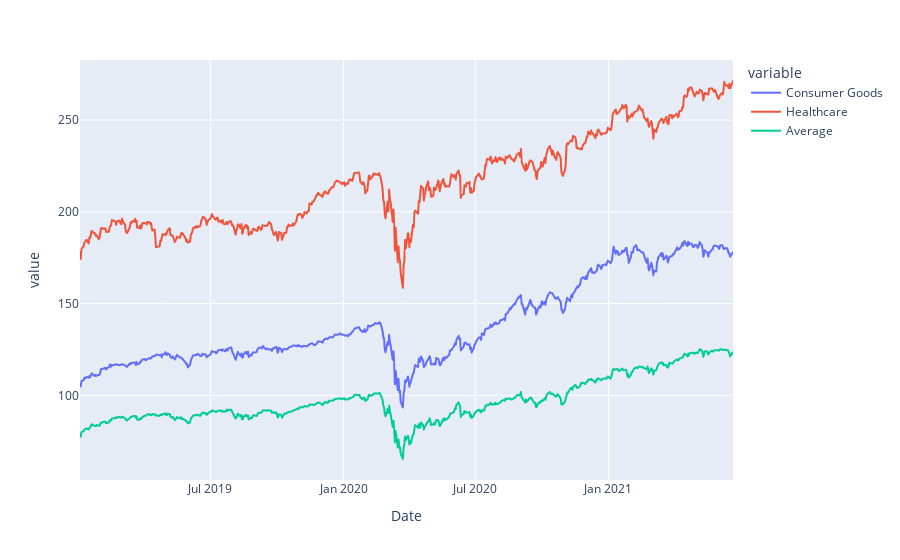

Notebook code for this chart:
### Code cell
#Plot mean in addition with a few stock prices
data['Average'] = data.mean(axis=1)

px.line(data,y=['Consumer Goods','Healthcare','Average'])

### Figure 1 — Plotly figure (JSON) as saved in the notebook; plotly's stock layout.template omitted (floating-point values rounded to 4 significant figures; data arrays with more than 128 entries replaced by an {"elided": "..."} marker saying what was removed)
{"data": [{"hovertemplate": "variable=Consumer Goods<br>Date=%{x}<br>value=%{y}<extra></extra>", "legendgroup": "Consumer Goods", "line": {"color": "#636efa", "dash": "solid"}, "mode": "lines", "name": "Consumer Goods", "showlegend": true, "type": "scattergl", "x": {"elided": "623 str values"}, "xaxis": "x", "y": {"elided": "623 float values"}, "yaxis": "y"}, {"hovertemplate": "variable=Healthcare<br>Date=%{x}<br>value=%{y}<extra></extra>", "legendgroup": "Healthcare", "line": {"color": "#EF553B", "dash": "solid"}, "mode": "lines", "name": "Healthcare", "showlegend": true, "type": "scattergl", "x": {"elided": "623 str values"}, "xaxis": "x", "y": {"elided": "623 float values"}, "yaxis": "y"}, {"hovertemplate": "variable=Average<br>Date=%{x}<br>value=%{y}<extra></extra>", "legendgroup": "Average", "line": {"color": "#00cc96", "dash": "solid"}, "mode": "lines", "name": "Average", "showlegend": true, "type": "scattergl", "x": {"elided": "623 str values"}, "xaxis": "x", "y": {"elided": "623 float values"}, "yaxis": "y"}], "layout": {"legend": {"title": {"text": "variable"}, "tracegroupgap": 0}, "margin": {"t": 60}, "xaxis": {"anchor": "y", "domain": [0, 1], "title": {"text": "Date"}}, "yaxis": {"anchor": "x", "domain": [0, 1], "title": {"text": "value"}}}}
